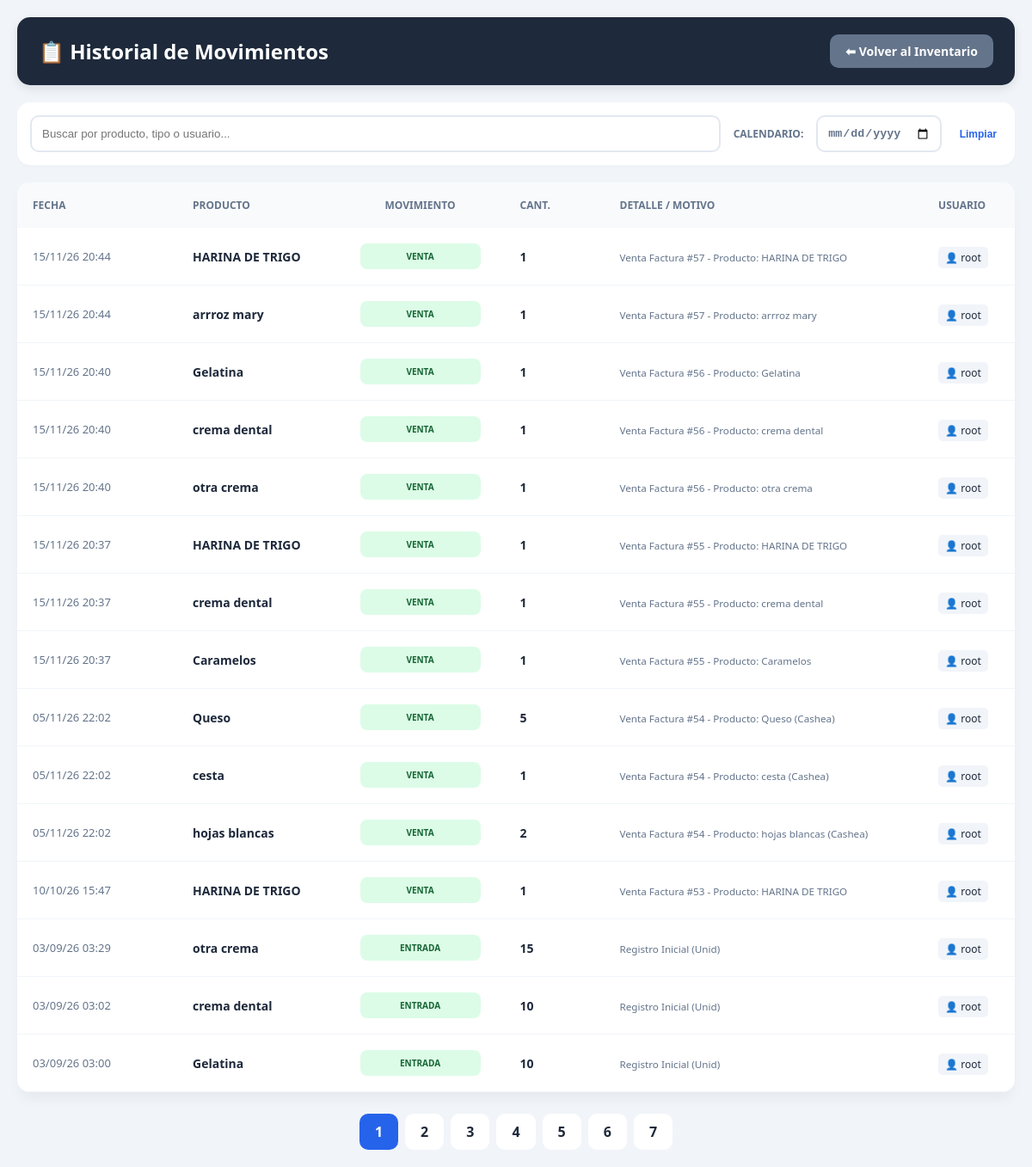
/historial.php (signed in), run on the app's committed database.
### tables this page shows
CREATE TABLE `historial_movimientos` (
  `id` int(11) NOT NULL,
  `id_producto` int(11) DEFAULT NULL,
  `tipo_movimiento` varchar(50) DEFAULT NULL,
  `cantidad` int(11) DEFAULT NULL,
  `detalle` text,
  `usuario` varchar(100) DEFAULT NULL,
  `fecha` timestamp NULL DEFAULT CURRENT_TIMESTAMP
);

CREATE TABLE `productos` (
  `id` int(11) NOT NULL,
  `codigo_barras` varchar(50) DEFAULT NULL,
  `nombre` varchar(100) NOT NULL,
  `precio_costo` decimal(10,2) DEFAULT NULL,
  `precio` double NOT NULL,
  `stock` decimal(10,3) DEFAULT '0.000',
  `tipo_venta` enum('unidad','granel','paquete') DEFAULT 'unidad',
  `unidad_medida` varchar(10) DEFAULT 'Unid',
  `id_departamento` int(11) DEFAULT NULL,
  `usa_inventario` tinyint(1) DEFAULT '1',
  `moneda` varchar(5) DEFAULT 'USD',
  `moneda_base` varchar(10) DEFAULT NULL,
  `precio_mayor` decimal(10,2) DEFAULT '0.00',
  `cantidad_mayor` int(11) DEFAULT '0',
  `precio_bulto` decimal(10,2) DEFAULT '0.00',
  `cantidad_bulto` int(11) DEFAULT '0',
  `id_proveedor` int(11) DEFAULT NULL,
  `usa_parametros_fiscales` tinyint(1) DEFAULT '1'
);

### historial.php (the view, shortened to what this page needs)
<?php
include 'conexion.php';
$registros_por_pagina = 15;
$pagina_actual = isset($_GET['p']) ? (int)$_GET['p'] : 1;
$inicio_limit = ($pagina_actual - 1) * $registros_por_pagina;
$total_res = mysqli_query($conexion, "SELECT COUNT(*) as total FROM historial_movimientos");
$total_reg = mysqli_fetch_assoc($total_res)['total'];
$total_paginas = ceil($total_reg / $registros_por_pagina);
$query = "SELECT h.*, p.nombre as producto_nombre
          FROM historial_movimientos h
          LEFT JOIN productos p ON h.id_producto = p.id
          ORDER BY h.id DESC
          LIMIT $inicio_limit, $registros_por_pagina";
$resultado = mysqli_query($conexion, $query);
?>
<!DOCTYPE html>
<html lang="es">
<head>
</head>
<body>
    <div class="header-container">
        <h2 style="margin:0;">📋 Historial de Movimientos</h2>
        <a href="inventario.php" class="btn-volver">⬅ Volver al Inventario</a>
    </div>
    <div class="toolbar">
        <input type="text" id="busq" class="search-input" placeholder="Buscar por producto, tipo o usuario..." onkeyup="filtrarTodo()">
        <label style="font-size: 12px; font-weight: bold; color: var(--slate);">CALENDARIO:</label>
        <input type="date" id="fechaBusq" class="date-input" onchange="filtrarTodo()">
        <button onclick="limpiarFiltros()" style="background:none; border:none; color:var(--blue); cursor:pointer; font-weight:bold; font-size:12px;">Limpiar</button>
    </div>
    <table>
        <thead>
            <tr>
                <th style="width: 150px;">Fecha</th>
                <th>Producto</th>
                <th style="width: 160px; text-align: center;">Movimiento</th>
                <th style="width: 80px;">Cant.</th>
                <th>Detalle / Motivo</th>
                <th>Usuario</th>
            </tr>
        </thead>
        <tbody id="tablaBody">
            <?php while($row = mysqli_fetch_assoc($resultado)):
                $tipo = strtoupper($row['tipo_movimiento']);
                $clase = (strpos($tipo, 'AJUSTE') !== false) ? 'color-ajuste' :
                         ((strpos($tipo, 'ELIMIN') !== false) ? 'color-eliminar' : 'color-entrada');
                $fecha_js = date("Y-m-d", strtotime($row['fecha']));
            ?>
            <tr class="fila" data-fecha="<?= $fecha_js ?>">
                <td style="font-size:13px; color:var(--slate);"><?= date("d/m/y H:i", strtotime($row['fecha'])) ?></td>
                <td>
                    <b>
                        <?php
                        if ($row['producto_nombre']) { echo $row['producto_nombre']; }
                        else {
                            $nombre_limpio = str_replace("Se eliminó el producto: ", "", $row['detalle']);
                            echo '<span class="tag-borrado">ELIMINADO</span>' . $nombre_limpio;
                        }
                        ?>
                    </b>
                </td>
                <td style="text-align: center;">
                    <span class="badge <?= $clase ?>"><?= $row['tipo_movimiento'] ?></span>
                </td>
                <td style="font-weight:bold;"><?= $row['cantidad'] ?></td>
                <td><small style="color:var(--slate)"><?= $row['detalle'] ?></small></td>
                <td><span style="background:#f1f5f9; padding:4px 8px; border-radius:5px; font-size:12px;">👤 <?= $row['usuario'] ?></span></td>
            </tr>
            <?php endwhile; ?>
        </tbody>
    </table>
    <div class="pagination">
        <?php for($i=1; $i<=$total_paginas; $i++): ?>
            <a href="?p=<?= $i ?>" class="pag-link <?= ($i==$pagina_actual)?'pag-active':'' ?>"><?= $i ?></a>
        <?php endfor; ?>
    </div>
</body>
</html>

### historial.php (style rules this page uses)
:root { --dark: #1e293b; --slate: #64748b; --blue: #2563eb; --red: #ef4444; --bg-entrada: #dcfce7; --text-entrada: #166534; --bg-ajuste: #fef9c3; --text-ajuste: #854d0e; --bg-eliminar: #fee2e2; --text-eliminar: #991b1b; }
body { font-family: 'Segoe UI', sans-serif; background: #f1f5f9; margin: 0; padding: 20px; }
.header-container { background: var(--dark); padding: 20px 25px; color: white; border-radius: 15px; margin-bottom: 20px; display: flex; justify-content: space-between; align-items: center; box-shadow: 0 4px 12px rgba(0,0,0,0.1); }
.toolbar { display: flex; gap: 15px; background: white; padding: 15px; border-radius: 15px; margin-bottom: 20px; align-items: center; box-shadow: 0 2px 4px rgba(0,0,0,0.02); }
.search-input { padding: 12px; border: 2px solid #e2e8f0; border-radius: 10px; outline: none; flex-grow: 1; }
.date-input { padding: 11px; border: 2px solid #e2e8f0; border-radius: 10px; outline: none; color: var(--slate); font-weight: bold; }
.btn-volver { padding: 10px 18px; background: var(--slate); color: white; text-decoration: none; border-radius: 10px; font-weight: bold; font-size: 14px; }
table { width: 100%; border-collapse: collapse; background: white; border-radius: 15px; overflow: hidden; box-shadow: 0 10px 15px -3px rgba(0,0,0,0.05); }
th { background: #f8fafc; padding: 18px; text-align: left; font-size: 12px; color: var(--slate); text-transform: uppercase; }
td { padding: 18px; border-bottom: 1px solid #f1f5f9; font-size: 14px; color: var(--dark); }
.badge { display: inline-block; width: 140px; padding: 8px 0; border-radius: 8px; font-size: 10px; font-weight: bold; text-transform: uppercase; text-align: center; }
.color-entrada { background: var(--bg-entrada); color: var(--text-entrada); }
.pagination { margin-top: 25px; display: flex; justify-content: center; gap: 8px; }
.pag-link { padding: 10px 18px; background: white; border-radius: 10px; text-decoration: none; color: var(--dark); font-weight: bold; }
.pag-active { background: var(--blue) !important; color: white !important; }

### data on the page
historial_movimientos: fecha "15/11/26 20:44", id_producto.nombre "HARINA DE TRIGO", tipo_movimiento "VENTA", cantidad "1", detalle "Venta Factura #57 - Producto: HARINA DE TRIGO", usuario "root"
historial_movimientos: fecha "15/11/26 20:44", id_producto.nombre "arrroz mary", tipo_movimiento "VENTA", cantidad "1", detalle "Venta Factura #57 - Producto: arrroz mary", usuario "root"
historial_movimientos: fecha "15/11/26 20:40", id_producto.nombre "Gelatina", tipo_movimiento "VENTA", cantidad "1", detalle "Venta Factura #56 - Producto: Gelatina", usuario "root"
historial_movimientos: fecha "15/11/26 20:40", id_producto.nombre "crema dental", tipo_movimiento "VENTA", cantidad "1", detalle "Venta Factura #56 - Producto: crema dental", usuario "root"
historial_movimientos: fecha "15/11/26 20:40", id_producto.nombre "otra crema", tipo_movimiento "VENTA", cantidad "1", detalle "Venta Factura #56 - Producto: otra crema", usuario "root"
historial_movimientos: fecha "15/11/26 20:37", id_producto.nombre "HARINA DE TRIGO", tipo_movimiento "VENTA", cantidad "1", detalle "Venta Factura #55 - Producto: HARINA DE TRIGO", usuario "root"
historial_movimientos: fecha "15/11/26 20:37", id_producto.nombre "crema dental", tipo_movimiento "VENTA", cantidad "1", detalle "Venta Factura #55 - Producto: crema dental", usuario "root"
historial_movimientos: fecha "15/11/26 20:37", id_producto.nombre "Caramelos", tipo_movimiento "VENTA", cantidad "1", detalle "Venta Factura #55 - Producto: Caramelos", usuario "root"
historial_movimientos: fecha "05/11/26 22:02", id_producto.nombre "Queso", tipo_movimiento "VENTA", cantidad "5", detalle "Venta Factura #54 - Producto: Queso (Cashea)", usuario "root"
historial_movimientos: fecha "05/11/26 22:02", id_producto.nombre "cesta", tipo_movimiento "VENTA", cantidad "1", detalle "Venta Factura #54 - Producto: cesta (Cashea)", usuario "root"
historial_movimientos: fecha "05/11/26 22:02", id_producto.nombre "hojas blancas", tipo_movimiento "VENTA", cantidad "2", detalle "Venta Factura #54 - Producto: hojas blancas (Cashea)", usuario "root"
historial_movimientos: fecha "10/10/26 15:47", id_producto.nombre "HARINA DE TRIGO", tipo_movimiento "VENTA", cantidad "1", detalle "Venta Factura #53 - Producto: HARINA DE TRIGO", usuario "root"
historial_movimientos: fecha "03/09/26 03:29", id_producto.nombre "otra crema", tipo_movimiento "ENTRADA", cantidad "15", detalle "Registro Inicial (Unid)", usuario "root"
historial_movimientos: fecha "03/09/26 03:02", id_producto.nombre "crema dental", tipo_movimiento "ENTRADA", cantidad "10", detalle "Registro Inicial (Unid)", usuario "root"
historial_movimientos: fecha "03/09/26 03:00", id_producto.nombre "Gelatina", tipo_movimiento "ENTRADA", cantidad "10", detalle "Registro Inicial (Unid)", usuario "root"
